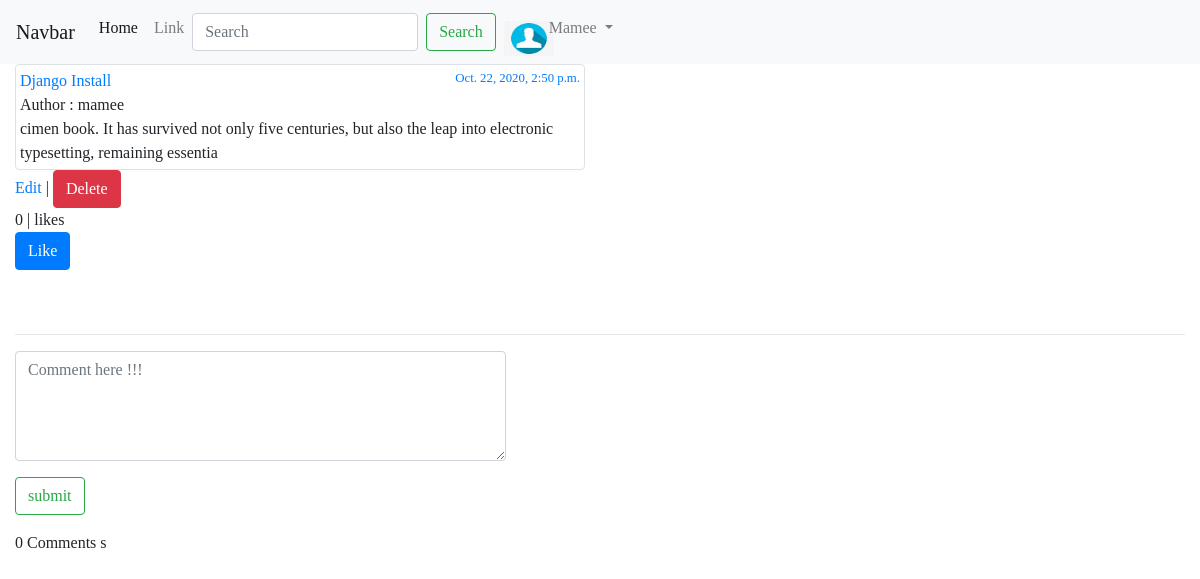
Screenshot of /detail/Django_Install/ (signed in) with the database file from the repository.
### blog/models.py (models this page shows, shortened)
class Post(models.Model):
	STATUS_CHOICES = (
		('draft','Draft'),
		('publshed','Publshed'),
		)
	title   = models.CharField(max_length=220)
	content = models.TextField(max_length=1000, blank=True)
	slug    = models.SlugField(max_length=120)
	author  = models.ForeignKey(User,related_name='blog_post', on_delete=models.CASCADE)
	likes   = models.ManyToManyField(User, related_name='likes',blank=True )
	created = models.DateTimeField(auto_now_add=True)
	updated = models.DateTimeField(auto_now=True)
	status  = models.CharField(max_length=10, choices=STATUS_CHOICES, default='draft')
	def total_like(self):
		return self.likes.count()

### blog/views.py (the view)
# urls.py: path('detail/<str:slug>/',detail,name='detail_post'),
def detail(request,slug):
	post = get_object_or_404(Post,slug=slug)
	comments = Comment.objects.filter(post=post,reply=None).order_by('-id')
	is_liked = False
	if post.likes.filter(id=request.user.id).exists():
		is_liked = True
	if request.method == "POST":
		comment_form = CommentForm(request.POST or None)
		if comment_form.is_valid():
			content  = request.POST.get('content')
			reply_id = request.POST.get('comment_id')
			comment_qs = None
			if reply_id:
				comment_qs = Comment.objects.get(id=reply_id)
			comment  = Comment.objects.create(post=post, user=request.user, content=content,reply=comment_qs)
			comment.save()
	else:
		comment_form = CommentForm()
	context = {'post':post,'is_liked':is_liked,
		'total_like':post.total_like(),'comments':comments,'comment_form':comment_form}
	if request.is_ajax():
		html = render_to_string('post/comment.html',context,request=request)
		return JsonResponse({'form':html})
	return render(request, 'post/detail.html',context)

### blog/forms.py
class CommentForm(forms.ModelForm):
	content = forms.CharField(label="",widget=forms.Textarea(attrs={'class':'form-control', 'placeholder':'Comment here !!!', 'rows':'4','cols':'50'}))
	class Meta:
		model  = Comment
		fields = ['content',]

### blog/templates/post/detail.html
{% extends "main.html" %}
{% block body %}
<div class="row">
    <div class="col-md-6">
        <div class="img-thumbnail">
                <a href="#">{{post.title}}<small style="float: right;">{{post.created}}</small></a><br>
                Author : {{post.author}}<br>
                {{post.content}}
        </div>
        {% if post.author == request.user %}
        <a href="{% url 'blog:post_edit' post.slug %}"> Edit </a>
        |
        <a href="{% url 'blog:post_delete' post.slug %}" id="delete"><button type="button" class="btn btn-danger">Delete</button>  </a>
        {% endif %}
            <br>
        <div id="like-section">
                {% include 'post/like_section.html' %}
        </div>
    </div>
</div>
<br><br>
<hr>
<div class="main-comment-section">
  {% include 'post/comment.html' %}
</div>
{% endblock body%}

### templates/navbar.html (shortened to what this page needs)
     {% load static %}
       <nav class="navbar navbar-expand-lg navbar-light bg-light">
  <a class="navbar-brand" href="#">Navbar</a>
  <div class="collapse navbar-collapse" id="navbarSupportedContent">
    <ul class="navbar-nav mr-auto">
      <li class="nav-item active">
        <a class="nav-link" href="#">Home <span class="sr-only">(current)</span></a>
      </li>
      <li class="nav-item">
        <a class="nav-link" href="#">Link</a>
      </li>
      <form class="form-inline my-2 my-lg-0">
      <input class="form-control mr-sm-2" type="search" placeholder="Search" aria-label="Search">
      <button class="btn btn-outline-success my-2 my-sm-0" type="submit">Search</button>
    </form>
<ul class="navbar-nav">
    {% if request.user.is_authenticated %}
     <li class="nav-item dropdown">
          <a class="nav-link dropdown-toggle" href="#" id="navbarDropdown" role="button" data-toggle="dropdown" aria-haspopup="true" aria-expanded="false">
            {% if  profile.photo %}
            <img src="{{ profile.photo.url }}" class="navbar-img"/>
            {% else %}
            <img src="{% static 'blog/img/download.png' %}" class="navbar-img"/>
            {% endif %}
           {{ request.user|capfirst }}
          </a>
      </li>
      {% endif %}
</ul>
  </div>
</nav>

### static/blog/css/style.css (style rules this page uses)
html { position: relative; min-height: 100%; }
body { font-family: 'Lucida Casaul', 'Comic Sans MS'; }
.navbar-nav img { width: 50px; height: 35px; float: left; background-size: auto 100%; margin-right: -5px; margin-top: 5px; }

### rows the page displays
Post: title "Django Install", created "Oct. 22, 2020, 2:50 p.m.", author "mamee", content "cimen book. It has survived not only five centuries, but also the leap into electronic typesetting, remaining essentia"

### other values shown
{{ request.user|capfirst }} "Mamee"
{{ total_like }} "0"
{{ comments.count }} "0"
